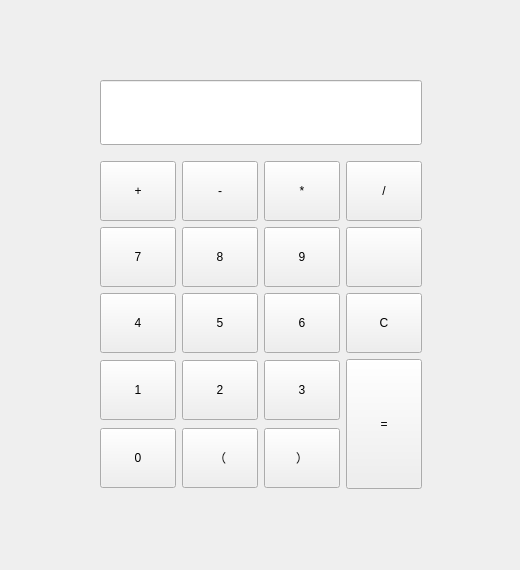
<?xml version="1.0" encoding="UTF-8"?>
<ui version="4.0">
 <class>calculator</class>
 <widget class="QWidget" name="calculator">
  <property name="geometry">
   <rect>
    <x>0</x>
    <y>0</y>
    <width>520</width>
    <height>570</height>
   </rect>
  </property>
  <property name="minimumSize">
   <size>
    <width>520</width>
    <height>570</height>
   </size>
  </property>
  <property name="maximumSize">
   <size>
    <width>520</width>
    <height>570</height>
   </size>
  </property>
  <property name="windowTitle">
   <string>calculator</string>
  </property>
  <widget class="QWidget" name="layoutWidget">
   <property name="geometry">
    <rect>
     <x>100</x>
     <y>70</y>
     <width>322</width>
     <height>431</height>
    </rect>
   </property>
   <property name="autoFillBackground">
    <bool>false</bool>
   </property>
   <layout class="QVBoxLayout" name="verticalLayout">
    <item>
     <widget class="QLineEdit" name="displayLine">
      <property name="enabled">
       <bool>true</bool>
      </property>
      <property name="minimumSize">
       <size>
        <width>50</width>
        <height>65</height>
       </size>
      </property>
      <property name="font">
       <font>
        <family>FangSong</family>
        <pointsize>14</pointsize>
       </font>
      </property>
     </widget>
    </item>
    <item>
     <layout class="QGridLayout" name="gridLayout">
      <item row="5" column="3" rowspan="2">
       <widget class="QPushButton" name="equalButton">
        <property name="minimumSize">
         <size>
          <width>60</width>
          <height>130</height>
         </size>
        </property>
        <property name="autoFillBackground">
         <bool>false</bool>
        </property>
        <property name="text">
         <string>=</string>
        </property>
       </widget>
      </item>
      <item row="5" column="0">
       <widget class="QPushButton" name="oneButton">
        <property name="minimumSize">
         <size>
          <width>60</width>
          <height>60</height>
         </size>
        </property>
        <property name="autoFillBackground">
         <bool>false</bool>
        </property>
        <property name="text">
         <string>1</string>
        </property>
       </widget>
      </item>
      <item row="5" column="1">
       <widget class="QPushButton" name="twoButton">
        <property name="minimumSize">
         <size>
          <width>60</width>
          <height>60</height>
         </size>
        </property>
        <property name="autoFillBackground">
         <bool>false</bool>
        </property>
        <property name="text">
         <string>2</string>
        </property>
       </widget>
      </item>
      <item row="2" column="0">
       <widget class="QPushButton" name="sevenButton">
        <property name="minimumSize">
         <size>
          <width>60</width>
          <height>60</height>
         </size>
        </property>
        <property name="autoFillBackground">
         <bool>false</bool>
        </property>
        <property name="text">
         <string>7</string>
        </property>
       </widget>
      </item>
      <item row="2" column="2">
       <widget class="QPushButton" name="nineButton">
        <property name="minimumSize">
         <size>
          <width>60</width>
          <height>60</height>
         </size>
        </property>
        <property name="autoFillBackground">
         <bool>false</bool>
        </property>
        <property name="text">
         <string>9</string>
        </property>
       </widget>
      </item>
      <item row="5" column="2">
       <widget class="QPushButton" name="threeButton">
        <property name="minimumSize">
         <size>
          <width>60</width>
          <height>60</height>
         </size>
        </property>
        <property name="autoFillBackground">
         <bool>false</bool>
        </property>
        <property name="text">
         <string>3</string>
        </property>
       </widget>
      </item>
      <item row="6" column="1">
       <widget class="QPushButton" name="leftBracketButton">
        <property name="minimumSize">
         <size>
          <width>60</width>
          <height>60</height>
         </size>
        </property>
        <property name="autoFillBackground">
         <bool>false</bool>
        </property>
        <property name="text">
         <string>（</string>
        </property>
       </widget>
      </item>
      <item row="4" column="1">
       <widget class="QPushButton" name="fiveButton">
        <property name="minimumSize">
         <size>
          <width>60</width>
          <height>60</height>
         </size>
        </property>
        <property name="autoFillBackground">
         <bool>false</bool>
        </property>
        <property name="text">
         <string>5</string>
        </property>
       </widget>
      </item>
      <item row="4" column="2">
       <widget class="QPushButton" name="sixButton">
        <property name="minimumSize">
         <size>
          <width>60</width>
          <height>60</height>
         </size>
        </property>
        <property name="autoFillBackground">
         <bool>false</bool>
        </property>
        <property name="text">
         <string>6</string>
        </property>
       </widget>
      </item>
      <item row="6" column="0">
       <widget class="QPushButton" name="zeroButton">
        <property name="minimumSize">
         <size>
          <width>60</width>
          <height>60</height>
         </size>
        </property>
        <property name="autoFillBackground">
         <bool>false</bool>
        </property>
        <property name="text">
         <string>0</string>
        </property>
       </widget>
      </item>
      <item row="6" column="2">
       <widget class="QPushButton" name="rightBracketButton">
        <property name="minimumSize">
         <size>
          <width>60</width>
          <height>60</height>
         </size>
        </property>
        <property name="autoFillBackground">
         <bool>false</bool>
        </property>
        <property name="text">
         <string>）</string>
        </property>
       </widget>
      </item>
      <item row="2" column="1">
       <widget class="QPushButton" name="eightButton">
        <property name="minimumSize">
         <size>
          <width>60</width>
          <height>60</height>
         </size>
        </property>
        <property name="autoFillBackground">
         <bool>false</bool>
        </property>
        <property name="text">
         <string>8</string>
        </property>
       </widget>
      </item>
      <item row="4" column="0">
       <widget class="QPushButton" name="fourButton">
        <property name="minimumSize">
         <size>
          <width>60</width>
          <height>60</height>
         </size>
        </property>
        <property name="autoFillBackground">
         <bool>false</bool>
        </property>
        <property name="text">
         <string>4</string>
        </property>
       </widget>
      </item>
      <item row="1" column="0">
       <widget class="QPushButton" name="plusButton">
        <property name="minimumSize">
         <size>
          <width>60</width>
          <height>60</height>
         </size>
        </property>
        <property name="autoFillBackground">
         <bool>false</bool>
        </property>
        <property name="text">
         <string>+</string>
        </property>
       </widget>
      </item>
      <item row="1" column="1">
       <widget class="QPushButton" name="minusButton">
        <property name="minimumSize">
         <size>
          <width>60</width>
          <height>60</height>
         </size>
        </property>
        <property name="autoFillBackground">
         <bool>false</bool>
        </property>
        <property name="text">
         <string>-</string>
        </property>
       </widget>
      </item>
      <item row="1" column="2">
       <widget class="QPushButton" name="multiplyButton">
        <property name="minimumSize">
         <size>
          <width>60</width>
          <height>60</height>
         </size>
        </property>
        <property name="autoFillBackground">
         <bool>false</bool>
        </property>
        <property name="text">
         <string>*</string>
        </property>
       </widget>
      </item>
      <item row="1" column="3">
       <widget class="QPushButton" name="divideButton">
        <property name="minimumSize">
         <size>
          <width>60</width>
          <height>60</height>
         </size>
        </property>
        <property name="autoFillBackground">
         <bool>false</bool>
        </property>
        <property name="text">
         <string>/</string>
        </property>
       </widget>
      </item>
      <item row="4" column="3">
       <widget class="QPushButton" name="clearButton">
        <property name="minimumSize">
         <size>
          <width>60</width>
          <height>60</height>
         </size>
        </property>
        <property name="autoFillBackground">
         <bool>false</bool>
        </property>
        <property name="text">
         <string>C</string>
        </property>
       </widget>
      </item>
      <item row="2" column="3">
       <widget class="QPushButton" name="delButton">
        <property name="minimumSize">
         <size>
          <width>60</width>
          <height>60</height>
         </size>
        </property>
        <property name="autoFillBackground">
         <bool>false</bool>
        </property>
        <property name="text">
         <string/>
        </property>
        <property name="iconSize">
         <size>
          <width>30</width>
          <height>30</height>
         </size>
        </property>
       </widget>
      </item>
     </layout>
    </item>
   </layout>
  </widget>
 </widget>
 <resources/>
 <connections/>
</ui>
